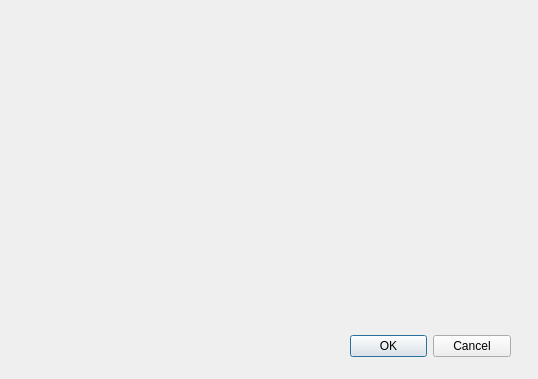
<?xml version="1.0" encoding="UTF-8"?>
<ui version="4.0">
 <class>Dialog</class>
 <widget class="QDialog" name="Dialog">
  <property name="geometry">
   <rect>
    <x>0</x>
    <y>0</y>
    <width>538</width>
    <height>379</height>
   </rect>
  </property>
  <property name="windowTitle">
   <string>Dialog</string>
  </property>
  <widget class="QDialogButtonBox" name="buttonBox">
   <property name="geometry">
    <rect>
     <x>350</x>
     <y>330</y>
     <width>161</width>
     <height>32</height>
    </rect>
   </property>
   <property name="orientation">
    <enum>Qt::Horizontal</enum>
   </property>
   <property name="standardButtons">
    <set>QDialogButtonBox::Cancel|QDialogButtonBox::Ok</set>
   </property>
  </widget>
 </widget>
 <resources/>
 <connections>
  <connection>
   <sender>buttonBox</sender>
   <signal>accepted()</signal>
   <receiver>Dialog</receiver>
   <slot>accept()</slot>
   <hints>
    <hint type="sourcelabel">
     <x>248</x>
     <y>254</y>
    </hint>
    <hint type="destinationlabel">
     <x>157</x>
     <y>274</y>
    </hint>
   </hints>
  </connection>
  <connection>
   <sender>buttonBox</sender>
   <signal>rejected()</signal>
   <receiver>Dialog</receiver>
   <slot>reject()</slot>
   <hints>
    <hint type="sourcelabel">
     <x>316</x>
     <y>260</y>
    </hint>
    <hint type="destinationlabel">
     <x>286</x>
     <y>274</y>
    </hint>
   </hints>
  </connection>
 </connections>
</ui>
